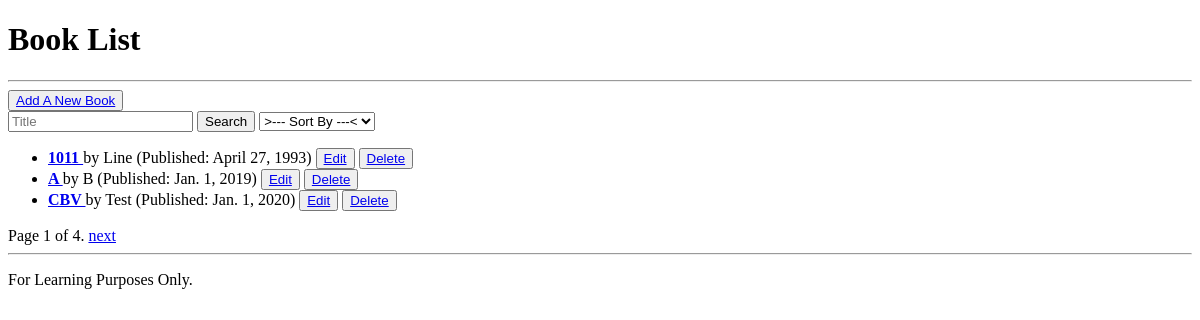
/books/, run on an earlier commit of the app's database.
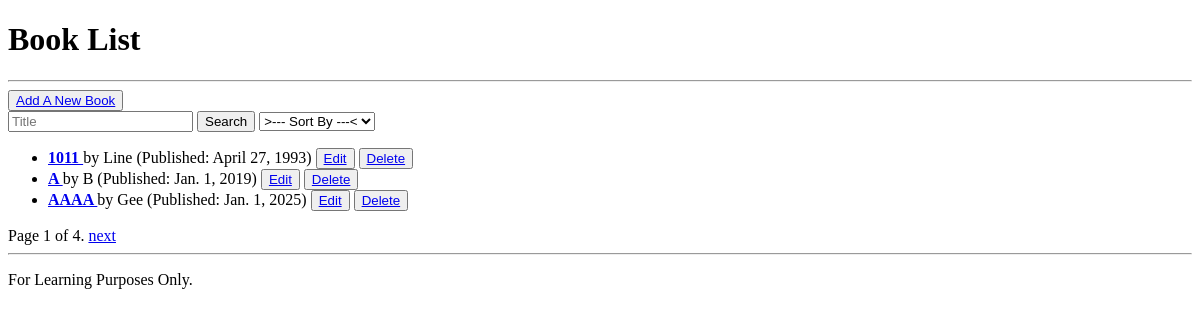
And on a later commit of the database.
### web_pages/models.py (models this page shows, shortened)
class Book (models.Model):
    title = models.CharField(max_length=200)
    author = models.CharField(max_length=100)
    published_date = models.DateField()
    cover = models.ImageField(upload_to="book_cover/", null=True, blank=True)
    user = models.ForeignKey(User, on_delete=models.CASCADE,
        null=True, blank=True)

### web_pages/views.py (the view)
# urls.py: path('', BookListView.as_view(), name='book_list'),
class BookListView(BaseBookView, ListView):
    template_name = 'pages/book_list.html'
    paginate_by = 3 # paginator
    def get_queryset(self):
        queryset = super().get_queryset()
        title = self.request.GET.get('title')
        if title:
            queryset = queryset.filter(title__icontains=title)
        valid_sort_options = ['title', 'author', 'published_date']
        sort_by = self.request.GET.get('sort_option')
        if sort_by not in valid_sort_options:
            sort_by = 'title'
        queryset = queryset.order_by(sort_by)
        return queryset

### web_pages/templates/pages/book_list.html (shortened to what this page needs)
{% extends 'pages/base.html' %}
{% block header %}Book List{% endblock %}
{% block content %}
<div class="content-search-bar">
    <button type="button"><a href="{% url 'add_book' %}">Add A New Book</a></button>
    <form method="get">
        <input type="text" placeholder="Title" name="title">
        <button type="submit">Search</button>
        <select class="sort-by" name="sort_option" onchange="this.form.submit()">
            <option value="">>--- Sort By ---<</option>
        </select>
    </form>
</div>
<div class="content-book-list">
    <ul>
        {% for book in page_obj%}
            <li>
                <strong>
                    <a href="{% url 'book_detail' book.id %}">
                        {{ book.title }}
                    </a>
                </strong>
                by {{ book.author }}
                (Published: {{ book.published_date }})
                <button type="button"><a href="{% url 'edit_book' book.id %}">Edit</a></button>
                <button type="button"><a href="{% url 'delete_book' book.id %}">Delete</a></button>
            </li>
        {% empty %}
            <p>No Books Available</p>
        {% endfor %}
    </ul>
</div>
<div class="pagination">
    <span class="step-links">
        <span class="current">
          Page {{ page_obj.number }} of {{ page_obj.paginator.num_pages }}.
        </span>
        {% if page_obj.has_next %}
            <a href="?page={{ page_obj.next_page_number }}">next</a>
        {% endif %}
    </span>
</div>
{% endblock %}

### web_pages/templates/pages/base.html (shortened to what this page needs)
<!DOCTYPE html>
<html lang="en">
<head>
</head>
<body>
    <header>
        <h1>{% block header %}My Library{% endblock %}</h1>
        <hr>
    </header>
    <main>
        {% block content %}{% endblock %}
    </main>
    <footer>
        <hr>
        <p>{% block footer %}For Learning Purposes Only.{% endblock %}</p>
    </footer>
</body>
</html>

What changed in the data, as far as the page shows it:
no longer on this page (row unchanged): Book: title "CBV", author "Test", published_date "Jan. 1, 2020"
added Book: title "AAAA", author "Gee", published_date "Jan. 1, 2025"
